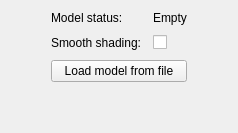
                <widget class="QWidget" name="modelTab">
                 <attribute name="title">
                  <string>Model</string>
                 </attribute>
                 <layout class="QGridLayout" name="gridLayout_8">
                  <property name="horizontalSpacing">
                   <number>20</number>
                  </property>
                  <item row="0" column="0">
                   <layout class="QGridLayout" name="gridLayout_14">
                    <property name="horizontalSpacing">
                     <number>12</number>
                    </property>
                    <property name="verticalSpacing">
                     <number>10</number>
                    </property>
                    <item row="2" column="3">
                     <spacer name="horizontalSpacer_25">
                      <property name="orientation">
                       <enum>Qt::Horizontal</enum>
                      </property>
                      <property name="sizeHint" stdset="0">
                       <size>
                        <width>40</width>
                        <height>20</height>
                       </size>
                      </property>
                     </spacer>
                    </item>
                    <item row="1" column="1">
                     <widget class="QLabel" name="label_76">
                      <property name="sizePolicy">
                       <sizepolicy hsizetype="Maximum" vsizetype="Preferred">
                        <horstretch>0</horstretch>
                        <verstretch>0</verstretch>
                       </sizepolicy>
                      </property>
                      <property name="text">
                       <string>Smooth shading:</string>
                      </property>
                     </widget>
                    </item>
                    <item row="1" column="2">
                     <widget class="QCheckBox" name="chkSmooth">
                      <property name="sizePolicy">
                       <sizepolicy hsizetype="Expanding" vsizetype="Fixed">
                        <horstretch>0</horstretch>
                        <verstretch>0</verstretch>
                       </sizepolicy>
                      </property>
                      <property name="text">
                       <string/>
                      </property>
                     </widget>
                    </item>
                    <item row="2" column="1" colspan="2">
                     <widget class="QPushButton" name="btnBrowseModel">
                      <property name="sizePolicy">
                       <sizepolicy hsizetype="Expanding" vsizetype="Fixed">
                        <horstretch>0</horstretch>
                        <verstretch>0</verstretch>
                       </sizepolicy>
                      </property>
                      <property name="text">
                       <string>Load model from file</string>
                      </property>
                     </widget>
                    </item>
                    <item row="2" column="0">
                     <spacer name="horizontalSpacer">
                      <property name="orientation">
                       <enum>Qt::Horizontal</enum>
                      </property>
                      <property name="sizeHint" stdset="0">
                       <size>
                        <width>40</width>
                        <height>20</height>
                       </size>
                      </property>
                     </spacer>
                    </item>
                    <item row="0" column="1">
                     <widget class="QLabel" name="label_75">
                      <property name="text">
                       <string>Model status:</string>
                      </property>
                     </widget>
                    </item>
                    <item row="0" column="2">
                     <widget class="QLabel" name="modelStatusLabel">
                      <property name="text">
                       <string>Empty</string>
                      </property>
                     </widget>
                    </item>
                   </layout>
                  </item>
                  <item row="1" column="0">
                   <spacer name="verticalSpacer_7">
                    <property name="orientation">
                     <enum>Qt::Vertical</enum>
                    </property>
                    <property name="sizeHint" stdset="0">
                     <size>
                      <width>20</width>
                      <height>40</height>
                     </size>
                    </property>
                   </spacer>
                  </item>
                 </layout>
                </widget>
